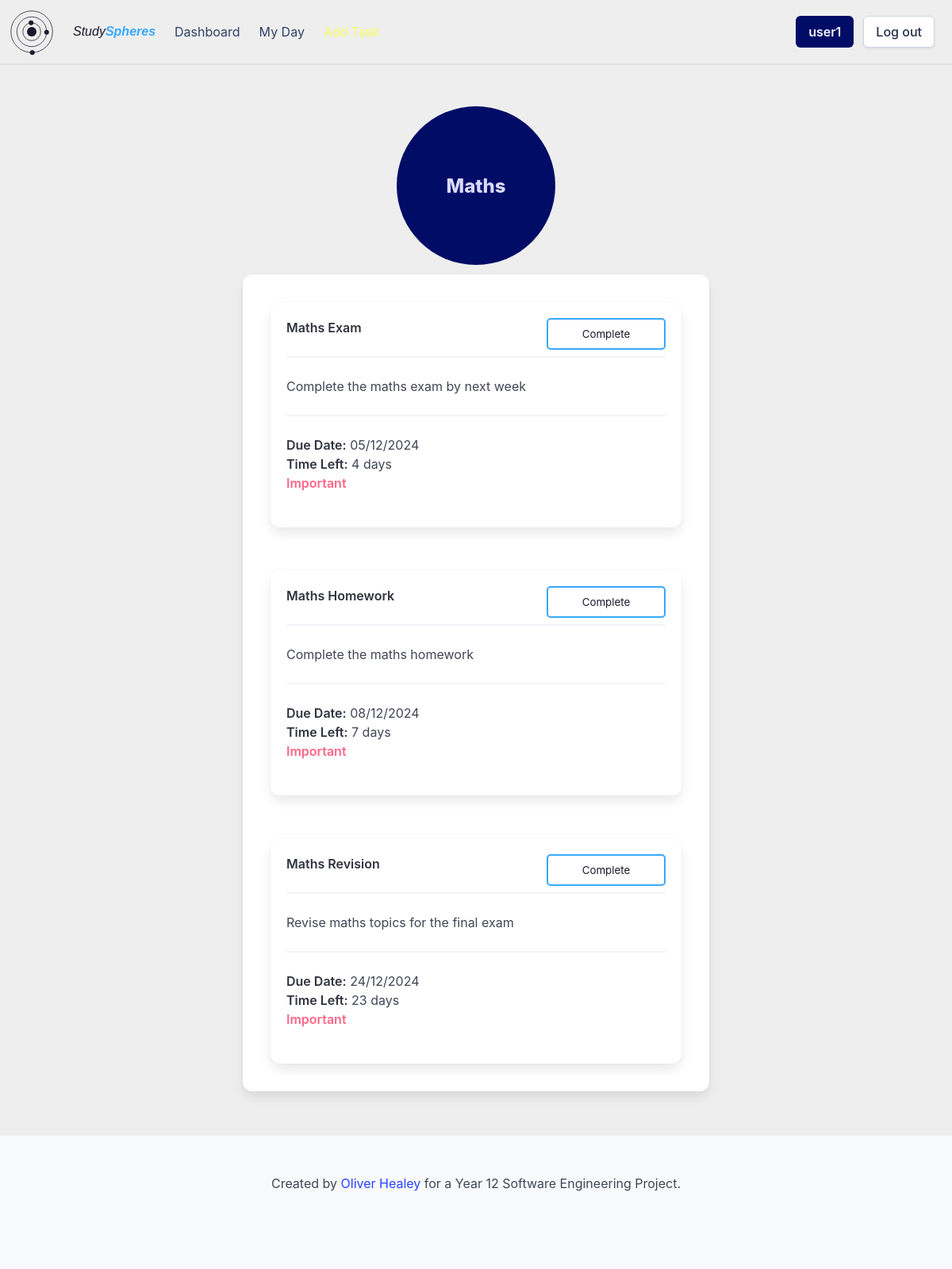
Page /group/980c8b13-bdc3-414a-a124-4b9630ec7a88 (signed in) on the committed database.
### setup_db.py (models this page shows)
class Group(Base):
    __tablename__ = 'groups'
    group_id = Column(String, primary_key=True, nullable=False)
    group_name = Column(String, nullable=False)
    user_id = Column(String, ForeignKey('userdetails.id'), nullable=False)
    user = relationship('User', back_populates='groups')
    tasks = relationship('Task', back_populates='groups')

class Task(Base):
    __tablename__ = 'tasks'
    task_id = Column(String, primary_key=True)
    name = Column(String, nullable=False)
    details = Column(String)
    important = Column(Boolean, nullable=False)
    due_date = Column(DateTime, nullable=False)
    completed = Column(Boolean, nullable=False)
    repeat = Column(String, nullable=False)
    user_id = Column(String, ForeignKey('userdetails.id'), nullable=False)
    group_id = Column(String, ForeignKey('groups.group_id'), nullable=False)
    user = relationship('User', back_populates='tasks')
    groups = relationship('Group', back_populates='tasks')

### app.py (the view)
@app.route('/group/<group_id>')
def viewGroup(group_id):
    if flaskSession.get('userId') is None:
        return redirect(url_for('login'))
    userId = flaskSession.get('userId')
    group = sessionDb.query(Group).filter(Group.group_id == group_id, Group.user_id == userId).first()
    tasks = sessionDb.query(Task).filter(Task.group_id == group_id).order_by(Task.due_date).all()
    date = datetime.datetime.now().date()
    return render_template('group.html', group=group, tasks=tasks, showDetails=True, date=date)

### templates/group.html (shortened to what this page needs)
{% extends 'base_loggedin.html' %}
{% block content %}
    <div class="circle-holder column is-full is-centered">
        <div class="group-circle" onclick="window.location.href='/group/{{ group.group_id }}'">
            <div class="hero-body">
                <p class="group-circle-title title is-4">{{ group.group_name }}</p>
            </div>
        </div>
    </div>
    <div class="columns is-centered">
        <div class="column is-half">
            <div class="box">
                <div class="columns is-multiline">
                    {% for task in tasks %}
                        {% if task.group_id == group.group_id %}
                            <div class="column is-full">
                                {% include 'task_box.html' %}
                            </div>
                        {% endif %}
                    {% endfor %}
                </div>
            </div>
        </div>
    </div>
{% endblock %}

### templates/base_loggedin.html (shortened to what this page needs)
<!DOCTYPE html>
<html>
    <head>
        <link rel="stylesheet" href= "{{ url_for('static',filename='styles/styles.css') }}">
    </head>
    <body>
        <div id="page-container">
            <header>
                <nav class="navbar" role="navigation" aria-label="main navigation">
                    <div class="navbar-brand">
                    </div>
                    <div class="navbar-menu">
                        <div class="navbar-start">
                            <a class="navbar-item" href="/dashboard">
                                <span class="site-name">Study<b>Spheres</b></span>
                            </a>
                            <a class="navbar-item" href="/dashboard">
                                Dashboard
                            </a>
                            <a class="navbar-item" href="/myday">
                                My Day
                            </a>
                            <a class="navbar-item has-text-info" href="/addtask">
                            </a>
                        </div>
                    <div class="navbar-end">
                        <div class="navbar-item">
                            <div class="buttons">
                                <a class="button is-link" href="/user">
                                <strong>{{ session['username'] }}</strong>
                                </a>
                                <a class="button" href="/logout">
                                    Log out
                                </a>
                            </div>
                        </div>
                    </div>
                    </div>
                </nav>
            </header>
            <section class="hero">
                <div class="hero-body">
            </section>
            <div class='content'>
                {% block content %}{% endblock %}
            </div>
            <div style="padding-bottom: 200px;"></div>
            <footer class="footer">
                <div class="content has-text-centered">
                    <p>
                        Created by <a href="https://github.com/healey-o/12-SE-webapp-assessment">Oliver Healey</a> for a Year 12 Software Engineering Project.
                    </p>
                </div>
            </footer>
        </div>
    </body>
</html>

### templates/task_box.html (shortened to what this page needs)
<div class="box task-box {% if date > task.due_date.date() and not task.completed %}overdue-task{% endif %}" onclick="window.location.href='/task/{{ task.task_id }}'">
    <div class="content">
        <p>
            <strong class="{{ 'has-text-success' if task.completed else '' }}">{{ task.name }}</strong>
            <hr>
            {% if showDetails %}
                {% if task.details %}
                    {{ task.details }}
                {% else %}
                    No details available.
                {% endif %}
                <hr>
            {% endif %}
            {% if not task.completed %}
                <strong>Due Date:</strong> {{ task.due_date.strftime('%d/%m/%Y') }}<br>
                {% if date < task.due_date.date() %}
                    <strong>Time Left:</strong> {{ (task.due_date.date() - date).days }} days<br>
                {% elif date == task.due_date.date() %}
                    <strong class="has-text-warning">Due Today</strong><br>
                {% else %}
                    <strong class="has-text-danger">Overdue</strong><br>
                {% endif %}
                {% if task.important %}
                    <strong class="has-text-danger circle-header">Important</strong><br>
                {% endif %}
            {% else %}
                <strong class="has-text-success">Task Complete</strong>
            {% endif %}
        </p>
    </div>
    {% if not task.completed %}
        <form action="/complete" method="POST">
            <input type="submit" value="Complete" class="task-complete-button">
        </form>
    {% else %}
        <form action="/decomplete" method="POST">
            <input type="hidden" name="task_id" value="{{ task.task_id }}">
            <input type="submit" value="Remove Complete" class="task-complete-button">
        </form>
    {% endif %}
</div>

### static/styles/styles.css (style rules this page uses)
:root { --bulma-primary-h: 206deg; --bulma-primary-l: 61%; --bulma-link-l: 20%; --bulma-info-h: 63deg; --bulma-info-l: 68%; --bulma-scheme-s: 36%; --bulma-body-background-color: light-dark(#eeeeee, #0f141f); color-scheme: light dark; --accent-color: light-dark(#1c182c, #e0e0e0); --accent-color-invert: light-dark(#e0e0e0, #160f34); --warning-color: light-dark(#ffdddd, #330000); }
header { padding:10px; border-bottom: var(--accent-color-invert) solid 2px; }
body { margin: none; padding: none; }
#page-container { position: relative; min-height: 100vh; margin: none; padding: none; }
.navbar { background-color: var(--bulma-body-background-color); }
.site-name { color: var(--accent-color); font-style: italic; font-weight: normal; font-family: Verdana, Geneva, Tahoma, sans-serif; align-self: center; }
.site-name > b { color: var(--bulma-primary); }
#logo-svg { padding-right: 10px; }
.hero-body { padding: 20px; }
.hero { margin-left: 20px; margin-right: 20px; border-radius: 20px; }
.circle-holder { display: flex; justify-content: center; align-items: center; }
.group-circle { position: relative; border-radius: 50%; width: 200px; text-align: center; align-content: center; overflow: visible; height: 200px; background-color: var(--bulma-link); }
.group-circle-title { color: #d8d9ff; }
.circle-header { color: #1c182c; }
.task-box { position: relative; overflow: hidden; transition: all 0.5s; cursor: pointer; margin: 15px; }
.task-box:before { content: ''; position: absolute; opacity: 0; height: 100%; width: 100%; top: 0px; bottom: 0px; right: 0px; align-content: center; padding: 10px; transition: 0.5s; color: #0f141f; background-color: var(--bulma-primary); }
.task-box:after { content: 'Click for more details...'; opacity: 0; position: absolute; bottom: -20px; right: 20px; transition: 0.5s; font-size: 0.7rem; }
.task-complete-button { position: absolute; top: 20px; right: 20px; width: 150px; height: 40px; background-color: transparent; border: var(--bulma-primary) solid 2px; color: var(--accent-color); border-radius: 5px; padding: 5px; cursor: pointer; }
.footer { position: absolute; bottom: 0px; width: 100%; }

### rows in the picture
Group: group_name "Maths"
Task: name "Maths Exam", details "Complete the maths exam by next week", due_date "05/12/2024", (task.due_date.date()-date).days "4", important "Important"
Task: name "Maths Homework", details "Complete the maths homework", due_date "08/12/2024", (task.due_date.date()-date).days "7", important "Important"
Task: name "Maths Revision", details "Revise maths topics for the final exam", due_date "24/12/2024", (task.due_date.date()-date).days "23", important "Important"

### other values in the picture
{{ session['username'] }} "user1"
